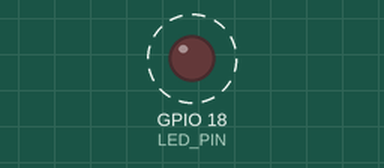
Bench run of a sketch on a simulated ESP32. Parts: output pins drawn as LEDs (lit = HIGH). Dashed ring = blinking. What the sketch prints to the serial monitor is not drawn.

Above: at 0.6 s.
Timing chart, 0 to 3.0 s (numbered marks = the images above):
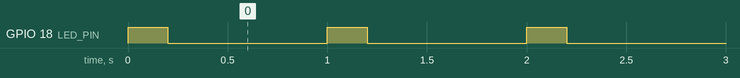

Measured:
- by itself, GPIO 18 (LED_PIN): alternates HIGH for 0.20 s and LOW for 0.80 s

The sketch:

cpp.ino
```cpp
#include <Arduino.h>

const int LED_PIN = 18;
const unsigned long ON_MS = 200;
const unsigned long OFF_MS = 800;

void setup() {
  Serial.begin(115200);
  pinMode(LED_PIN, OUTPUT);
  digitalWrite(LED_PIN, LOW);  // Stato iniziale noto.
}

void loop() {
  digitalWrite(LED_PIN, HIGH);
  Serial.println("LED acceso");
  delay(ON_MS);               // Attesa in millisecondi.
  digitalWrite(LED_PIN, LOW);
  Serial.println("LED spento");
  delay(OFF_MS);
}
```
